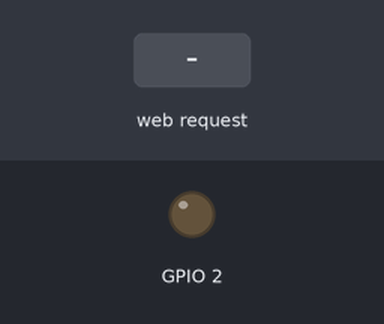
Recording of a sketch running on a simulated ESP8266 (NodeMCU). Parts: output pins drawn as LEDs (lit = HIGH). The test bench sets the inputs (shaded band). WiFi joins after 1.5 s; servers stay silent unless stated; what the sketch prints to the serial monitor is not drawn.

Above: at 5.7 s.
5.8 s: HTTP request GET /on received
At 6.5 s:
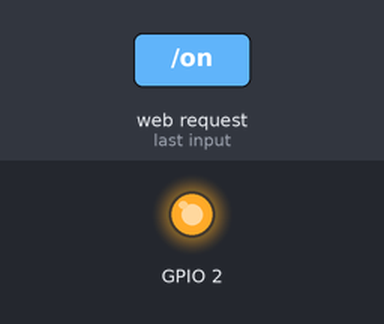
7.3 s: HTTP request GET /off received
At 7.7 s:
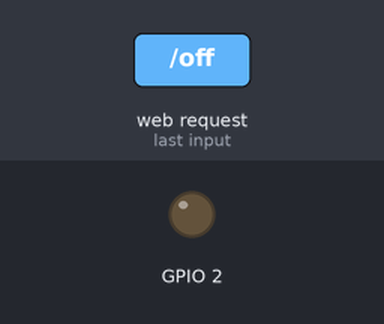
Timing chart, 0 to 10.3 s (numbered marks = the images above; inputs shaded):
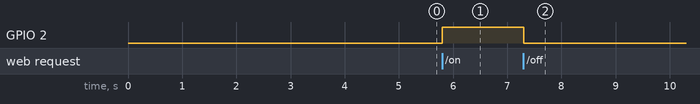

Measured:
- after the input at 5.8 s, GPIO 2: LOW → HIGH at once
- after the input at 7.3 s, GPIO 2: HIGH → LOW at once

The sketch:

led_withe_app.ino
```cpp
#include <ESP8266WiFi.h>

String  ClientRequest;
WiFiServer server(80);

void setup()
{
  ClientRequest = "";

Serial.begin(9600);
pinMode(2, OUTPUT);
  WiFi.disconnect();
  delay(3000);
  Serial.println("START");
   WiFi.begin("TOPNET_BC18","attia4070");
  while ((!(WiFi.status() == WL_CONNECTED))){
    delay(300);
    Serial.print("..");

  }
  Serial.println("Connected");
  Serial.println("Your IP is");
  Serial.println((WiFi.localIP().toString()));
  server.begin();

}


void loop()
{

    WiFiClient client = server.available();
    if (!client) { return; }
    while(!client.available()){  delay(1); }
    ClientRequest = (client.readStringUntil('\r'));
    ClientRequest.remove(0, 5);
    ClientRequest.remove(ClientRequest.length()-9,9);
    Serial.println("message :");
    Serial.println(ClientRequest);
    client.println("HTTP/1.1 200 OK");
    client.println("Content-Type: text/html");
    client.println("");
    client.println("<!DOCTYPE HTML>");
    client.println("<html>");
    client.println(ClientRequest);
    client.println("</html>");

    delay(1);
    if (ClientRequest == "on") {
      digitalWrite(2,HIGH);

    }
    if (ClientRequest == "off") {
      digitalWrite(2,LOW);

    }
    client.flush();

}
```
